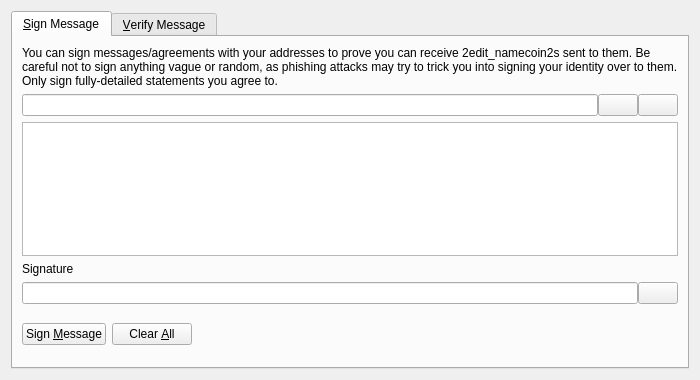
<?xml version="1.0" encoding="UTF-8"?>
<ui version="4.0">
 <class>SignVerifyMessageDialog</class>
 <widget class="QDialog" name="SignVerifyMessageDialog">
  <property name="geometry">
   <rect>
    <x>0</x>
    <y>0</y>
    <width>700</width>
    <height>380</height>
   </rect>
  </property>
  <property name="windowTitle">
   <string>Signatures - Sign / Verify a Message</string>
  </property>
  <property name="modal">
   <bool>true</bool>
  </property>
  <layout class="QVBoxLayout" name="verticalLayout">
   <item>
    <widget class="QTabWidget" name="tabWidget">
     <property name="currentIndex">
      <number>0</number>
     </property>
     <widget class="QWidget" name="tabSignMessage">
      <attribute name="title">
       <string>&amp;Sign Message</string>
      </attribute>
      <layout class="QVBoxLayout" name="verticalLayout_SM">
       <item>
        <widget class="QLabel" name="infoLabel_SM">
         <property name="text">
          <string>You can sign messages/agreements with your addresses to prove you can receive 2edit_namecoin2s sent to them. Be careful not to sign anything vague or random, as phishing attacks may try to trick you into signing your identity over to them. Only sign fully-detailed statements you agree to.</string>
         </property>
         <property name="textFormat">
          <enum>Qt::PlainText</enum>
         </property>
         <property name="wordWrap">
          <bool>true</bool>
         </property>
        </widget>
       </item>
       <item>
        <layout class="QHBoxLayout" name="horizontalLayout_1_SM">
         <property name="spacing">
          <number>0</number>
         </property>
         <item>
          <widget class="QValidatedLineEdit" name="addressIn_SM">
           <property name="toolTip">
            <string>The edit_namecoin address to sign the message with</string>
           </property>
          </widget>
         </item>
         <item>
          <widget class="QPushButton" name="addressBookButton_SM">
           <property name="toolTip">
            <string>Choose previously used address</string>
           </property>
           <property name="text">
            <string/>
           </property>
           <property name="icon">
            <iconset resource="../bitcoin.qrc">
             <normaloff>:/icons/address-book</normaloff>:/icons/address-book</iconset>
           </property>
           <property name="shortcut">
            <string>Alt+A</string>
           </property>
           <property name="autoDefault">
            <bool>false</bool>
           </property>
          </widget>
         </item>
         <item>
          <widget class="QPushButton" name="pasteButton_SM">
           <property name="toolTip">
            <string>Paste address from clipboard</string>
           </property>
           <property name="text">
            <string/>
           </property>
           <property name="icon">
            <iconset resource="../bitcoin.qrc">
             <normaloff>:/icons/editpaste</normaloff>:/icons/editpaste</iconset>
           </property>
           <property name="shortcut">
            <string>Alt+P</string>
           </property>
           <property name="autoDefault">
            <bool>false</bool>
           </property>
          </widget>
         </item>
        </layout>
       </item>
       <item>
        <widget class="QPlainTextEdit" name="messageIn_SM">
         <property name="toolTip">
          <string>Enter the message you want to sign here</string>
         </property>
        </widget>
       </item>
       <item>
        <widget class="QLabel" name="signatureLabel_SM">
         <property name="text">
          <string>Signature</string>
         </property>
         <property name="textFormat">
          <enum>Qt::PlainText</enum>
         </property>
        </widget>
       </item>
       <item>
        <layout class="QHBoxLayout" name="horizontalLayout_2_SM">
         <property name="spacing">
          <number>0</number>
         </property>
         <item>
          <widget class="QLineEdit" name="signatureOut_SM">
           <property name="font">
            <font>
             <italic>true</italic>
            </font>
           </property>
           <property name="readOnly">
            <bool>true</bool>
           </property>
          </widget>
         </item>
         <item>
          <widget class="QPushButton" name="copySignatureButton_SM">
           <property name="toolTip">
            <string>Copy the current signature to the system clipboard</string>
           </property>
           <property name="text">
            <string/>
           </property>
           <property name="icon">
            <iconset resource="../bitcoin.qrc">
             <normaloff>:/icons/editcopy</normaloff>:/icons/editcopy</iconset>
           </property>
           <property name="autoDefault">
            <bool>false</bool>
           </property>
          </widget>
         </item>
        </layout>
       </item>
       <item>
        <layout class="QHBoxLayout" name="horizontalLayout_3_SM">
         <item>
          <widget class="QPushButton" name="signMessageButton_SM">
           <property name="toolTip">
            <string>Sign the message to prove you own this edit_namecoin address</string>
           </property>
           <property name="text">
            <string>Sign &amp;Message</string>
           </property>
           <property name="icon">
            <iconset resource="../bitcoin.qrc">
             <normaloff>:/icons/edit</normaloff>:/icons/edit</iconset>
           </property>
           <property name="autoDefault">
            <bool>false</bool>
           </property>
          </widget>
         </item>
         <item>
          <widget class="QPushButton" name="clearButton_SM">
           <property name="toolTip">
            <string>Reset all sign message fields</string>
           </property>
           <property name="text">
            <string>Clear &amp;All</string>
           </property>
           <property name="icon">
            <iconset resource="../bitcoin.qrc">
             <normaloff>:/icons/remove</normaloff>:/icons/remove</iconset>
           </property>
           <property name="autoDefault">
            <bool>false</bool>
           </property>
          </widget>
         </item>
         <item>
          <spacer name="horizontalSpacer_1_SM">
           <property name="orientation">
            <enum>Qt::Horizontal</enum>
           </property>
           <property name="sizeHint" stdset="0">
            <size>
             <width>40</width>
             <height>48</height>
            </size>
           </property>
          </spacer>
         </item>
         <item>
          <widget class="QLabel" name="statusLabel_SM">
           <property name="font">
            <font>
             <weight>75</weight>
             <bold>true</bold>
            </font>
           </property>
           <property name="text">
            <string/>
           </property>
           <property name="wordWrap">
            <bool>true</bool>
           </property>
          </widget>
         </item>
         <item>
          <spacer name="horizontalSpacer_2_SM">
           <property name="orientation">
            <enum>Qt::Horizontal</enum>
           </property>
           <property name="sizeHint" stdset="0">
            <size>
             <width>40</width>
             <height>48</height>
            </size>
           </property>
          </spacer>
         </item>
        </layout>
       </item>
      </layout>
     </widget>
     <widget class="QWidget" name="tabVerifyMessage">
      <attribute name="title">
       <string>&amp;Verify Message</string>
      </attribute>
      <layout class="QVBoxLayout" name="verticalLayout_VM">
       <item>
        <widget class="QLabel" name="infoLabel_VM">
         <property name="text">
          <string>Enter the receiver's address, message (ensure you copy line breaks, spaces, tabs, etc. exactly) and signature below to verify the message. Be careful not to read more into the signature than what is in the signed message itself, to avoid being tricked by a man-in-the-middle attack. Note that this only proves the signing party receives with the address, it cannot prove sendership of any transaction!</string>
         </property>
         <property name="textFormat">
          <enum>Qt::PlainText</enum>
         </property>
         <property name="alignment">
          <set>Qt::AlignLeading|Qt::AlignLeft|Qt::AlignTop</set>
         </property>
         <property name="wordWrap">
          <bool>true</bool>
         </property>
        </widget>
       </item>
       <item>
        <layout class="QHBoxLayout" name="horizontalLayout_1_VM">
         <property name="spacing">
          <number>0</number>
         </property>
         <item>
          <widget class="QValidatedLineEdit" name="addressIn_VM">
           <property name="toolTip">
            <string>The edit_namecoin address the message was signed with</string>
           </property>
          </widget>
         </item>
         <item>
          <widget class="QPushButton" name="addressBookButton_VM">
           <property name="toolTip">
            <string>Choose previously used address</string>
           </property>
           <property name="text">
            <string/>
           </property>
           <property name="icon">
            <iconset resource="../bitcoin.qrc">
             <normaloff>:/icons/address-book</normaloff>:/icons/address-book</iconset>
           </property>
           <property name="shortcut">
            <string>Alt+A</string>
           </property>
           <property name="autoDefault">
            <bool>false</bool>
           </property>
          </widget>
         </item>
        </layout>
       </item>
       <item>
        <widget class="QPlainTextEdit" name="messageIn_VM"/>
       </item>
       <item>
        <widget class="QValidatedLineEdit" name="signatureIn_VM"/>
       </item>
       <item>
        <layout class="QHBoxLayout" name="horizontalLayout_2_VM">
         <item>
          <widget class="QPushButton" name="verifyMessageButton_VM">
           <property name="toolTip">
            <string>Verify the message to ensure it was signed with the specified edit_namecoin address</string>
           </property>
           <property name="text">
            <string>Verify &amp;Message</string>
           </property>
           <property name="icon">
            <iconset resource="../bitcoin.qrc">
             <normaloff>:/icons/transaction_0</normaloff>:/icons/transaction_0</iconset>
           </property>
           <property name="autoDefault">
            <bool>false</bool>
           </property>
          </widget>
         </item>
         <item>
          <widget class="QPushButton" name="clearButton_VM">
           <property name="toolTip">
            <string>Reset all verify message fields</string>
           </property>
           <property name="text">
            <string>Clear &amp;All</string>
           </property>
           <property name="icon">
            <iconset resource="../bitcoin.qrc">
             <normaloff>:/icons/remove</normaloff>:/icons/remove</iconset>
           </property>
           <property name="autoDefault">
            <bool>false</bool>
           </property>
          </widget>
         </item>
         <item>
          <spacer name="horizontalSpacer_1_VM">
           <property name="orientation">
            <enum>Qt::Horizontal</enum>
           </property>
           <property name="sizeHint" stdset="0">
            <size>
             <width>40</width>
             <height>48</height>
            </size>
           </property>
          </spacer>
         </item>
         <item>
          <widget class="QLabel" name="statusLabel_VM">
           <property name="font">
            <font>
             <weight>75</weight>
             <bold>true</bold>
            </font>
           </property>
           <property name="text">
            <string/>
           </property>
           <property name="wordWrap">
            <bool>true</bool>
           </property>
          </widget>
         </item>
         <item>
          <spacer name="horizontalSpacer_2_VM">
           <property name="orientation">
            <enum>Qt::Horizontal</enum>
           </property>
           <property name="sizeHint" stdset="0">
            <size>
             <width>40</width>
             <height>48</height>
            </size>
           </property>
          </spacer>
         </item>
        </layout>
       </item>
      </layout>
     </widget>
    </widget>
   </item>
  </layout>
 </widget>
 <customwidgets>
  <customwidget>
   <class>QValidatedLineEdit</class>
   <extends>QLineEdit</extends>
   <header>qvalidatedlineedit.h</header>
  </customwidget>
 </customwidgets>
 <resources>
  <include location="../bitcoin.qrc"/>
 </resources>
 <connections/>
</ui>
